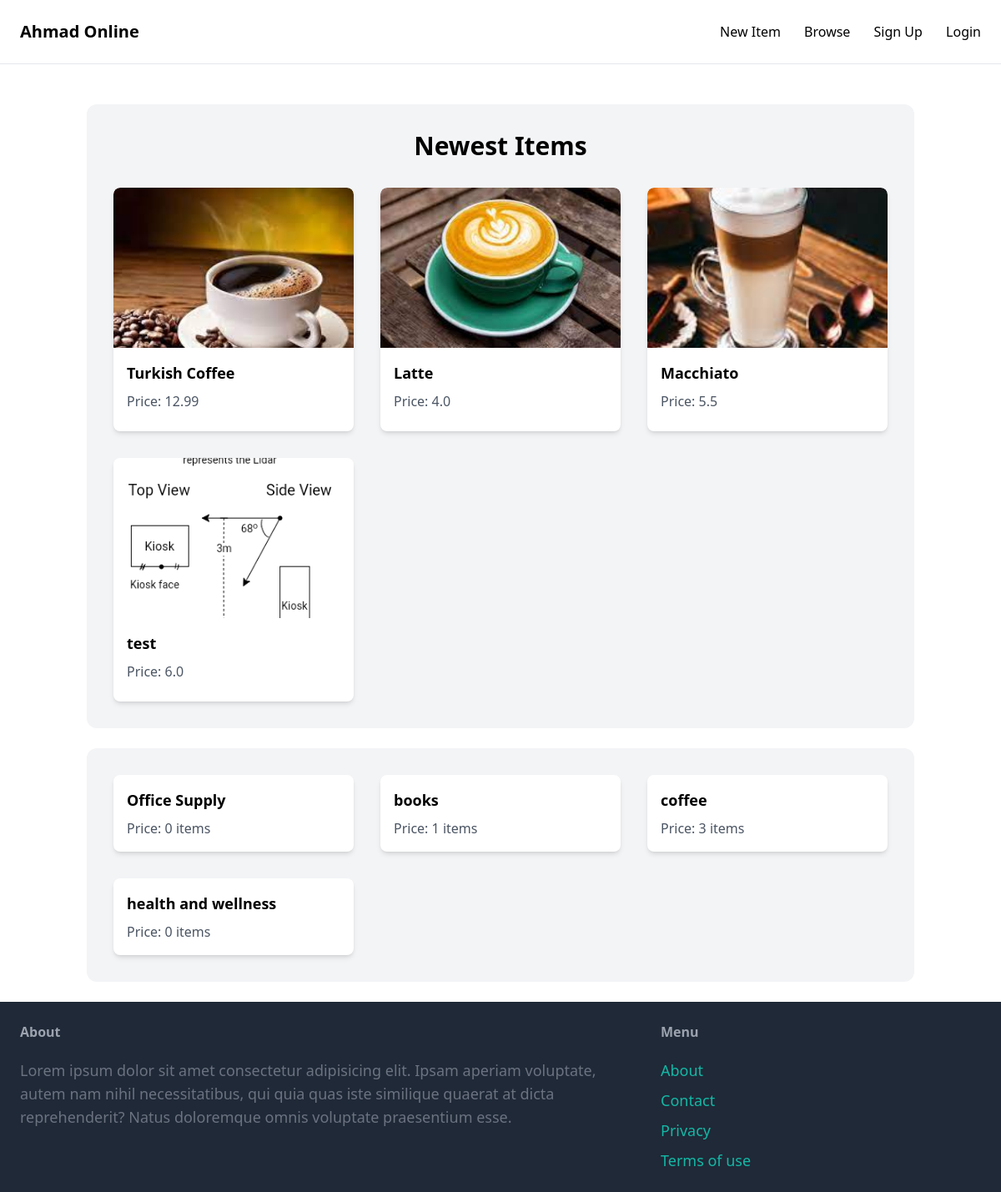
The page / on the database its author committed.
### item/models.py (models this page shows, shortened)
class Item(models.Model):
    category=models.ForeignKey(Category, related_name='items',on_delete=models.CASCADE)
    name=models.CharField(max_length=255)
    description=models.TextField(null=True, blank=True)
    price=models.FloatField()
    image=models.ImageField(upload_to='item_images', blank=True, null=True)
    is_sold=models.BooleanField()
    created_by=models.ForeignKey(User, related_name='items',on_delete=models.CASCADE)
    created_at=models.DateTimeField(auto_now_add=True)

class Category(models.Model):
    name=models.CharField(max_length=255)
    class Meta:
        ordering=('name',)
        verbose_name_plural='Categories'

### core/views.py (the view)
# urls.py: path('', views.index, name='index'),
def index(request):
    items=Item.objects.filter(is_sold=False)[0:9] # To get only 6 items
    categories=Category.objects.all()
    return render(request,'core/index.html',{
        'categories':categories,
        'items':items,
        'title':'Welcome',
        })

### core/templates/core/index.html (shortened to what this page needs)
{% extends 'core/base.html' %}
{% block content %}
<div class="container mx-auto px-4">
    <div class="mt-6 bg-gray-100 rounded-xl p-8">
        <h2 class="text-3xl font-semibold mb-8 text-center">Newest Items</h2>
        <div class="grid grid-cols-1 sm:grid-cols-2 md:grid-cols-3 lg:grid-cols-3 gap-8">
            {% for item in items %}
                <div class="bg-white rounded-lg overflow-hidden shadow-md hover:shadow-lg transition duration-300 ease-in-out transform hover:scale-105">
                    <a href="{% url 'item:detail' item.id %}">
                        <img src="{{ item.image.url }}" alt="{{ item.name }}" class="w-full h-48 object-cover object-center rounded-t-lg">
                        <div class="p-4">
                            <h2 class="text-lg font-semibold mb-2">{{ item.name }}</h2>
                            <p class="text-gray-600 mb-2">Price: {{ item.price }}</p>
                        </div>
                    </a>
                </div>
            {% endfor %}
        </div>
    </div>
    <div class="mt-6 bg-gray-100 rounded-xl p-8">
        <div class="grid grid-cols-1 sm:grid-cols-2 md:grid-cols-3 lg:grid-cols-3 gap-8">
            {% for category in categories %}
                <div class="bg-white rounded-lg overflow-hidden shadow-md hover:shadow-lg transition duration-300 ease-in-out transform hover:scale-105">
                    <a href="#">
                        <div class="p-4">
                            <h2 class="text-lg font-semibold mb-2">{{ category.name }}</h2>
                            <p class="text-gray-600">Price: {{ category.items.count }} items</p>
                        </div>
                    </a>
                </div>
            {% endfor %}
        </div>
    </div>
</div>
{% endblock %}

### core/templates/core/base.html (shortened to what this page needs)
<!DOCTYPE html>
<html lang="en">
<head>
    <script src="https://cdn.tailwindcss.com"></script>
</head>
<body>
    <nav class="py-6 px-6 flex justify-between items-center border-b border-gray-200">
        <a href="/" class="text-xl font-semibold">Ahmad Online</a>
        <div class="space-x-4 md:space-x-6">
            <a href="{% url 'item:new' %}" class="nav-link">New Item</a>
            <a href="{% url 'item:items' %}" class="nav-link">Browse</a>
            {% if request.user.is_authenticated %}
                <a href="{% url 'conversation:inbox' %}" class="nav-link-primary">Inbox</a>
                <a href="{% url 'dashboard:dashboard' %}" class="nav-link-secondary">Dashboard</a>
            {% else %}
                <a href="{% url 'core:signup' %}" class="nav-link-primary">Sign Up</a>
                <a href="{% url 'core:login' %}" class="nav-link-secondary">Login</a>
            {% endif %}
        </div>
    </nav>
    <div class="px-6 py-6">
        {% block content %}
        {% endblock %}
    </div>
    <footer class="py-6 px-6 flex justify-between bg-gray-800">
        <div class="w-2/3 pr-10">
            <h3 class="mb-5 font-semibold text-gray-400">About</h3>
            <p class="text-lg text-gray-500 ">Lorem ipsum dolor sit amet consectetur adipisicing elit. Ipsam aperiam voluptate, autem nam nihil necessitatibus, qui quia quas iste similique quaerat at dicta reprehenderit? Natus doloremque omnis voluptate praesentium esse.</p>
        </div>
        <div class="w-1/3 ">
            <h3 class="mb-5 font-semibold text-gray-400">Menu</h3>
            <ul class="space-y-2">
                <li><a href="#" class="text-lg text-teal-500 hover:text-teal-700">About</a></li>
                <li><a href="{% url 'core:contact' %}" class="text-lg text-teal-500 hover:text-teal-700">Contact</a></li>
                <li><a href="#" class="text-lg text-teal-500 hover:text-teal-700">Privacy</a></li>
                <li><a href="#" class="text-lg text-teal-500 hover:text-teal-700">Terms of use</a></li>
            </ul>
        </div>
    </footer>
</body>

### rows shown on the page
Item: image (picture), name "Turkish Coffee", price "12.99"
Item: image (picture), name "Latte", price "4.0"
Item: image (picture), name "Macchiato", price "5.5"
Item: image (picture), name "test", price "6.0"
Category: name "Office Supply", items.count "0"
Category: name "books", items.count "1"
Category: name "coffee", items.count "3"
Category: name "health and wellness", items.count "0"
